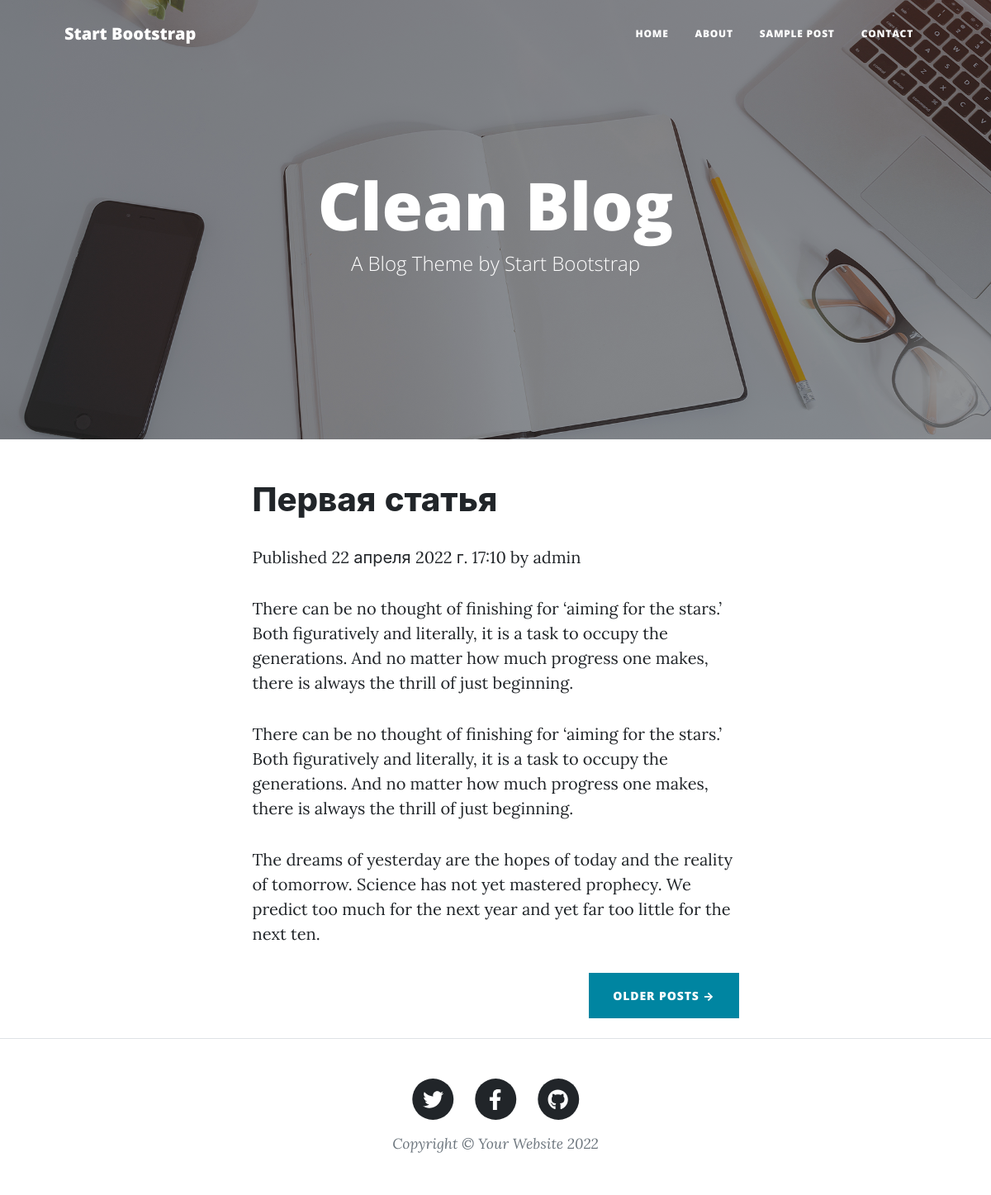
Screenshot of /2022/4/22/pervaya-statya/ with the database file from the repository.
### blog/models.py (models this page shows, shortened)
class Post(models.Model):
    STATUS_CHOICES = (
        ('draft', 'Draft'),
        ('published', 'Published'),
    )
    title = models.CharField(max_length=250)
    slug = models.SlugField(max_length=250, unique_for_date='publish')
    author = models.ForeignKey(User, on_delete=models.CASCADE,
                               related_name='blog_posts')
    body = models.TextField()
    publish = models.DateTimeField(default=timezone.now)
    created = models.DateTimeField(auto_now_add=True)
    updated = models.DateTimeField(auto_now=True)
    status = models.CharField(max_length=10, choices=STATUS_CHOICES, default='draft')
    class Meta:
        ordering = ('-publish',)
    objects = models.Manager()          # Менеджер по умолчанию.
    published = PublishedManager()      # Наш новый менеджер.

### blog/views.py (the view)
def post_detail(request, year, month, day, post):
    post = get_object_or_404(Post, slug=post, status='published', publish__year=year,
                             publish__month=month, publish__day=day)
    return render(request, 'blog/post/detail.html', {'post': post})

### blog/templates/blog/post/detail.html (shortened to what this page needs)
{% extends "blog/index.html" %}
{% block content %}
    <h1>{{ post.title }}</h1>
    <p class="date">
        Published {{ post.publish }} by {{ post.author }}
    </p>
    {{ post.body|linebreaks }}
{% endblock %}

### rows the page displays
Post: title "Первая статья", publish "22 апреля 2022 г. 17:10", author "admin", body "There can be no thought of finishing for ‘aiming for the stars.’ Both figuratively and literally, it is a task to occupy the generations. And no matter how much progress one makes, there is always the thrill of just beginning. There can be no thought of finishing for ‘aiming for the stars.’ Both figuratively and literally, it is a task to occupy the generations. And no matter how much progress one makes, there is always the thrill of just beginning. The dreams of yesterday are the hopes of today and the reality of tomorrow. Science has not yet mastered prophecy. We predict too much for the next year and yet far too little for the next ten."
